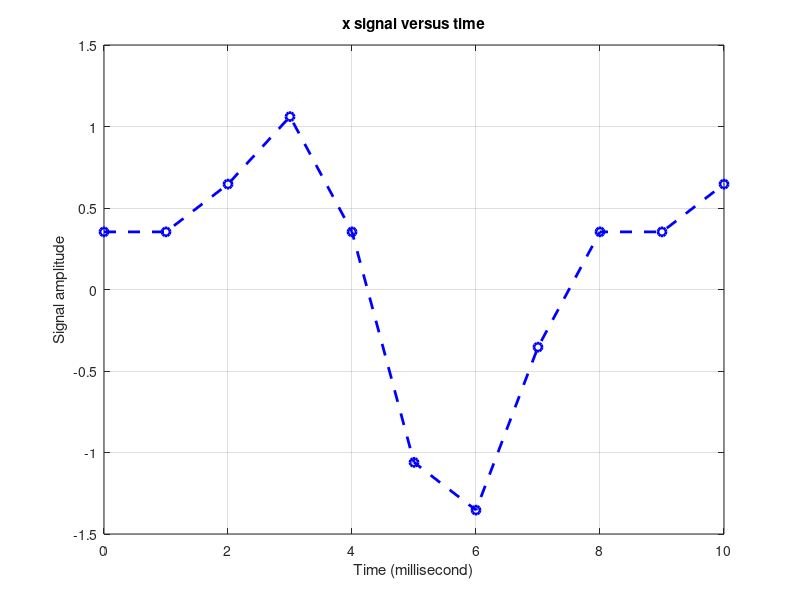

Write the MATLAB code that produced this figure. (Note: this script raises an error after producing the figure.)
%% A DFT shifting theorem example (using exponential form of DFT equation)
clc;   clear;   close all;

j = sqrt(-1);
N = 8;
k = 3;            % Amount of shift in Time-domain signal  
Fs = 8e3;         % Sampling frequency 8KHz
Ts = 1/Fs;
t = 0:N+k-1;

x = sin(2*pi*1000*t*Ts)+0.5*sin(2*pi*2000*t*Ts+(3*pi/4));

x_original = x(1, 1:N);                 %original sequence 
x_shifted = x(1,1+k:end);            % sequence shifted by k samples

% Plot first N discrete values of signal x:
figure(1);
plot(t,x,'b--o', 'LineWidth', 2);
grid on;
zoom xon;
xlabel('Time (millisecond)');     ylabel('Signal amplitude')
title('x signal versus time');   

%% DFT of original sequence
[X_exp,~,~] = dft(x_original, N);
%% DFT of shifted sequence
[~, X_Shifted_mag, X_Shifted_ang] = dft(x_shifted, N);

%% Using DFT shifting formula
X_Cal_mag = zeros(1,N);
X_Cal_ang= zeros(1,N);
for m = 1:N
    X_Cal_exp = exp((j*2*pi*k*(m-1))/N)*X_exp(1,m);
    X_real = real(X_Cal_exp);
    if abs(X_real)< 1e-10
        X_real = 0;
    end
    X_imag = imag(X_Cal_exp);
    if abs(X_imag) < 1e-10
       X_imag = 0;  
    end
    X_Cal_mag(1,m) = sqrt(X_real.^2+X_imag.^2); 
    X_ang = (180/3.14159)*atan(X_imag/X_real);
    X_ang(isnan(X_ang)) = 0;
    X_Cal_ang(1,m)= X_ang;   
end

%% Plot all DFTs
n = 0:N-1;
figure(2)
subplot(2,2,1)
stem(n,X_Shifted_mag,'r--o', 'LineWidth', 2)
grid on;
title('DFT Magnitudes of Shifted Sequence')
xlabel('Frequency(KHz)')
ylabel('Amplitude')

subplot(2,2,2)
stem(n,X_Cal_mag,'b--o', 'LineWidth', 2)
grid on;
title('Calculated Magnitudes of Shifted sequene')
xlabel('Frequency(KHz)')
ylabel('Amplitude')

subplot(2,2,3)
stem(n,X_Shifted_ang,'r--o', 'LineWidth', 2)
grid on;
title('DFT Angle of Shifted Sequence')
xlabel('Frequency(KHz)')
ylabel('Degree')

subplot(2,2,4) 
stem(n,X_Cal_ang,'b--o', 'LineWidth', 2)
grid on;
title('Calculated Angle of Shifted sequene')
xlabel('Frequency(KHz)')
ylabel('Degree')

%% Verification of DFT Shifting Property: 
magnitude_diff = max(abs(X_Shifted_ang - X_Cal_ang));
angle_diff = max(abs(X_Shifted_mag - X_Cal_mag));
    if magnitude_diff < 1e-10 && angle_diff < 1e-10 
       disp('Shifting Property of DFT is proved');
    end
